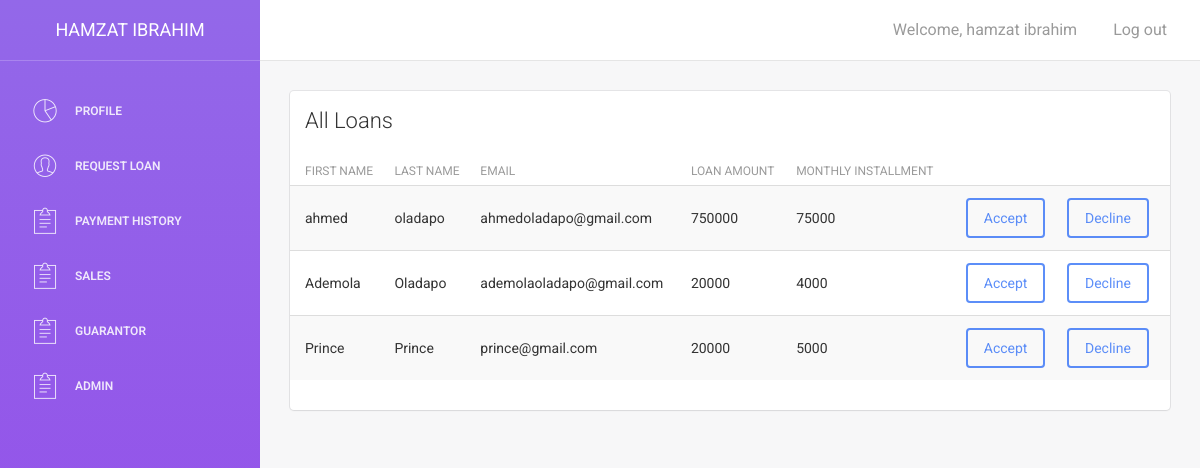
Screenshot of /dim/ (signed in) with the database file from the repository.
### cooperative/models.py (models this page shows, shortened)
class Loandb(models.Model):
    user= models.ForeignKey(User,on_delete=models.CASCADE)
    amount = models.IntegerField()
    tenure=models.CharField(max_length=244)
    due_date = models.DateField(auto_now=True)
    guarantee=models.EmailField(null=True)
    gurantor_email=models.EmailField()
    monthly_installment = models.IntegerField()
    loan_request=models.CharField(max_length=200,null=True)

### cooperative/views.py (the view)
# urls.py: path('dim/', views.dmin, name='dmin'),
def dmin(request):
       all_loans = Loandb.objects.all()
       return render(request,'admin.html',{'loans':all_loans})

### templates/admin.html (shortened to what this page needs)
{% extends 'base.html' %}
{% block content %}
<div class="content">
    <div class="container-fluid">
        <div class="row">
            <div class="col-md-12">
                <div class="card">
                    <div class="header">
                        <h4 class="title">All Loans</h4>
                    </div>
                    <div class="content table-responsive table-full-width">
                        <table class="table table-hover table-striped">
                            <thead>
                                <th>First Name</th>
                                <th>Last Name</th>
                                <th>Email</th>
                                <th>Loan Amount</th>
                                <th>Monthly Installment</th>
                            </thead>
                            <tbody>
                                    {%  for loan in loans %}
                                <tr>
                                    <td> {{ loan.user.first_name}}</td>
                                    <td> {{ loan.user.last_name}}</td>
                                    <td> {{ loan.user}}</td>
                                    <td>{{ loan.amount}}</td>
                                    <td>{{ loan.monthly_installment}}</td>
                                    <td><form action="/admin_accept/" method="POST">
                                        <input type="submit" class="btn btn-primary" value="Accept" >
                                    </form></td>
                                    <td><form action="/admin_decline/" method="POST">
                                            <input type="submit" class="btn btn-primary" value="Decline" >
                                        </form></td>
                                </tr>
                                {% endfor%}
                            </tbody>
                        </table>
                    </div>
                </div>
            </div>
{% endblock %}

### templates/base.html (shortened to what this page needs)
{% load static%}
<!doctype html>
<html lang="en">
<head>
    <link href="{% static 'css/bootstrap.min.css' %}" rel="stylesheet" />
    <link href="{% static 'css/animate.min.css' %}" rel="stylesheet"/>
    <link href="{% static 'css/light-bootstrap-dashboard.css' %}" rel="stylesheet"/>
    <link href="{% static 'css/demo.css'%}" rel="stylesheet" />
    <link href="http://maxcdn.bootstrapcdn.com/font-awesome/4.2.0/css/font-awesome.min.css" rel="stylesheet">
    <link href="{% static 'css/pe-icon-7-stroke.css' %}" rel="stylesheet" />
</head>
<body>
<div class="wrapper">
    <div class="sidebar" data-color="purple" >
    	<div class="sidebar-wrapper">
            <div class="logo">
                <a href="{% url 'dash' %}" class="simple-text">
                   {{request.user.first_name}} {{request.user.last_name}}
                </a>
            </div>
            <ul class="nav">
                <li>
                    <a href="{% url 'dash' %}">
                        <i class="pe-7s-graph"></i>
                        <p>Profile</p>
                    </a>
                </li>
                <li>
                    <a href="{% url 'loann' %}">
                        <i class="pe-7s-user"></i>
                        <p>Request Loan</p>
                    </a>
                </li>
                <li>
                    <a href="{% url 'payment' %}">
                        <i class="pe-7s-note2"></i>
                        <p>PayMent History</p>
                    </a>
                </li>
                <li>
                    <a href="">
                        <i class="pe-7s-note2"></i>
                        <p>Sales</p>
                    </a>
                </li>
                  <li>
                    <a href="{% url 'guard' %}">
                        <i class="pe-7s-note2"></i>
                        <p>Guarantor</p>
                    </a>
                </li>
                <li>
                    {% if user.is_superuser %}
                    <a href="{% url 'dmin' %}">
                            <i class="pe-7s-note2"></i>
                            <p>Admin</p>
                        </a>
                    {% endif %}
                </li>
            </ul>
    	</div>
    </div>
    <div class="main-panel">
		<nav class="navbar navbar-default navbar-fixed">
            <div class="container-fluid">
                <div class="navbar-header">
                    <a class="navbar-brand" href="#"></a>
                </div>
                <div class="collapse navbar-collapse">
                     <ul class="nav navbar-nav navbar-right">
                        <li>
                           <a href="">
                               <p>{{ "Welcome"}}, {{request.user.first_name}} {{request.user.last_name}}</p>
                            </a>
                        </li>
                        <li>
                            <a href="{% url 'logout' %}">
                                <p>Log out</p>
                            </a>
                        </li>
                </div>
            </div>
        </nav>
{% block content %}
{% endblock %}
</div>
</div>
    </body>
</html>

### rows the page displays
Loandb: user.first_name "ahmed", user.last_name "oladapo", user "ahmedoladapo@gmail.com", amount "750000", monthly_installment "75000"
Loandb: user.first_name "Ademola", user.last_name "Oladapo", user "ademolaoladapo@gmail.com", amount "20000", monthly_installment "4000"
Loandb: user.first_name "Prince", user.last_name "Prince", user "prince@gmail.com", amount "20000", monthly_installment "5000"

### other values shown
{{ request.user.first_name }} "HAMZAT"
{{ request.user.last_name }} "IBRAHIM"
{{ "Welcome" }} "Welcome"
{{ request.user.first_name }} "hamzat"
{{ request.user.last_name }} "ibrahim"
